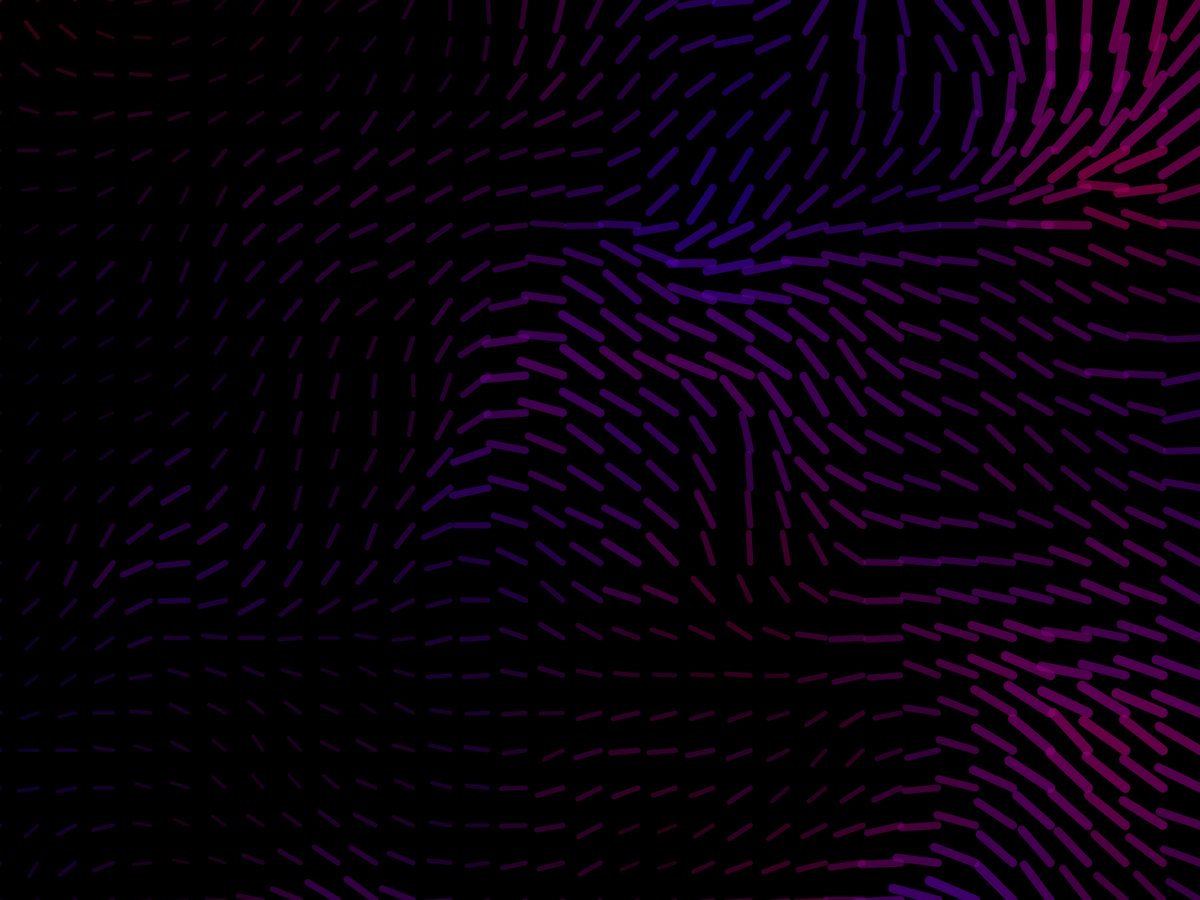
Frame 1 (no input)
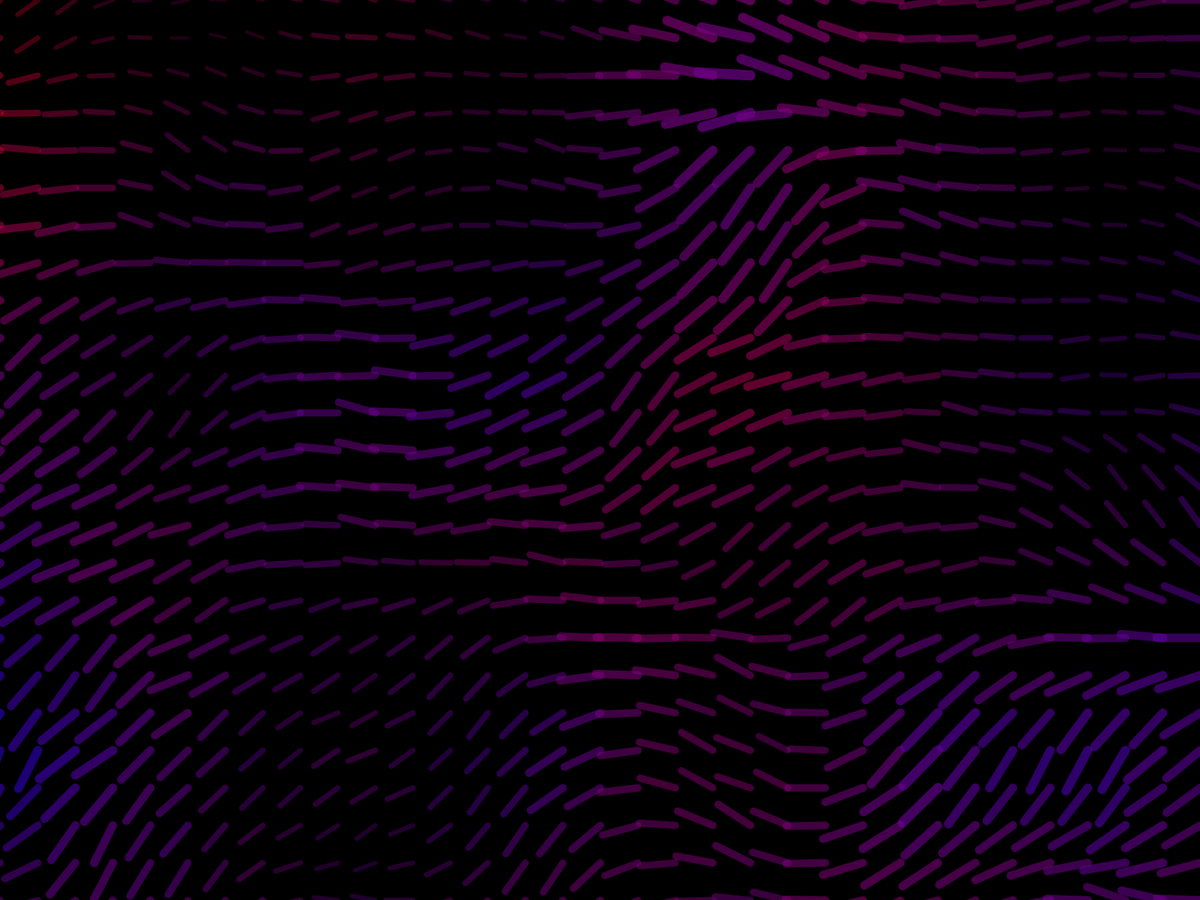
Frame 60 (the mouse pressed at the canvas centre just before this capture)
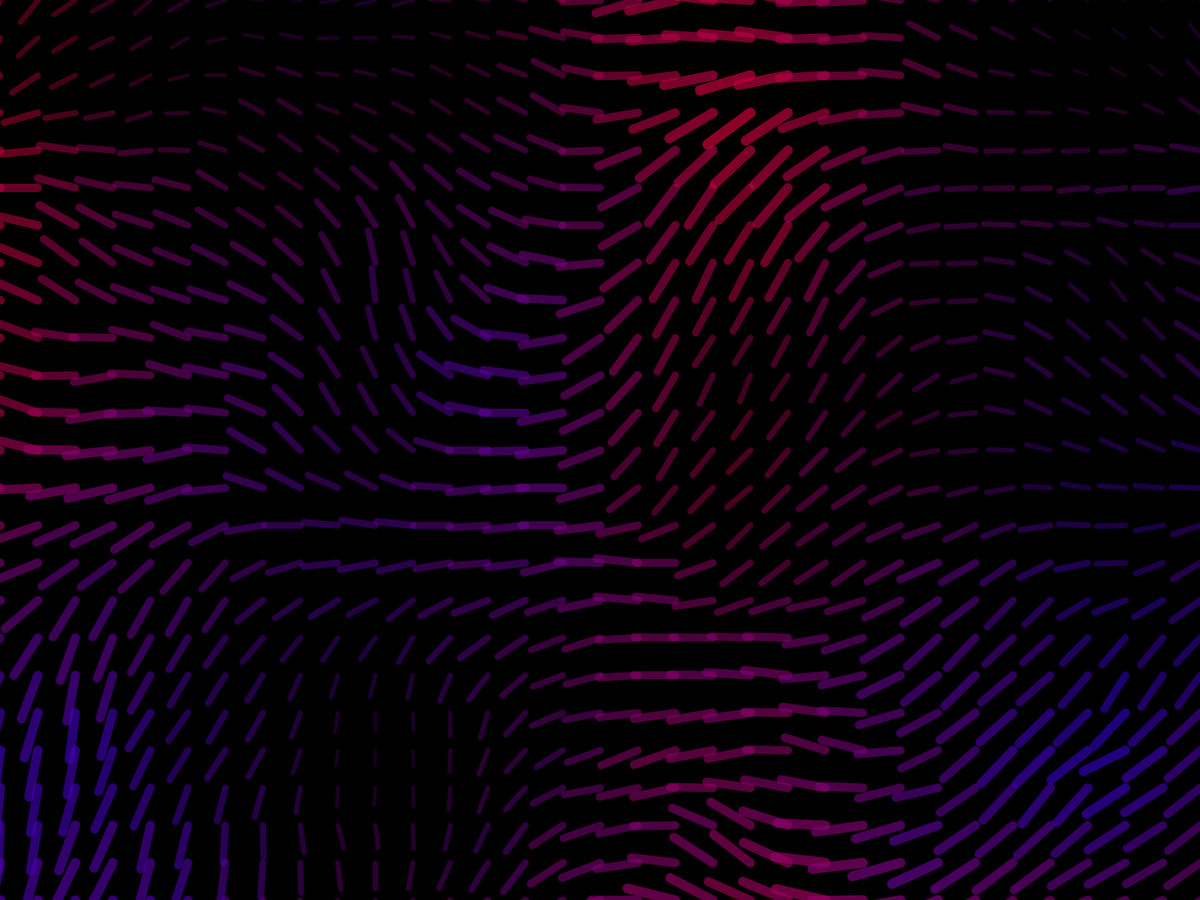
Frame 120 (the mouse held since frame 60 and released just before this capture)

The Processing sketch that drew these frames (run headless with seeded random() and noise(); from frame 60 on, the mouse is pressed at the canvas centre):

// Processing sketch: E16_Multiple_Noise_Layers
// ── E16_Multiple_Noise_Layers.pde
int seedA;
int seedB;
int seedC;

void settings() {
  size(displayWidth, displayHeight);
}

void setup() {
  seedA = (int) random(Integer.MAX_VALUE);
  seedB = (int) random(Integer.MAX_VALUE);
  seedC = (int) random(Integer.MAX_VALUE);
}

void draw() {
  background(0);
  noStroke();
  
  for(int x = 0; x <= width; x += 50) {
    for(int y = 0; y <= height; y += 50) {
      float zoom = 0.002;
      float speed = 0.010;
      
      noiseSeed(seedA);
      float rotation = noise(zoom * x, zoom * y, speed * frameCount) * TWO_PI;
      
      noiseSeed(seedB);
      float lineSize = noise(zoom * x, zoom * y, speed * frameCount) * 100;
      float opacity = noise(zoom * x, zoom * y, speed * frameCount) * 255;
      float lineWeight = noise(zoom * x, zoom * y, speed * frameCount) * 20;
      
      noiseSeed(seedC);
      float colorInterpolation = noise(zoom * x, zoom * y, speed * frameCount);
      color col = color(
        lerp(255, 0, colorInterpolation),
        lerp(0, 0, colorInterpolation),
        lerp(0, 255, colorInterpolation)
      );
      
      strokeWeight(lineWeight);
      stroke(col, opacity);
      pushMatrix();
      translate(x, y);
      rotate(rotation);
      line(0, 0, lineSize, 0);
      popMatrix();
    }
  }
}
